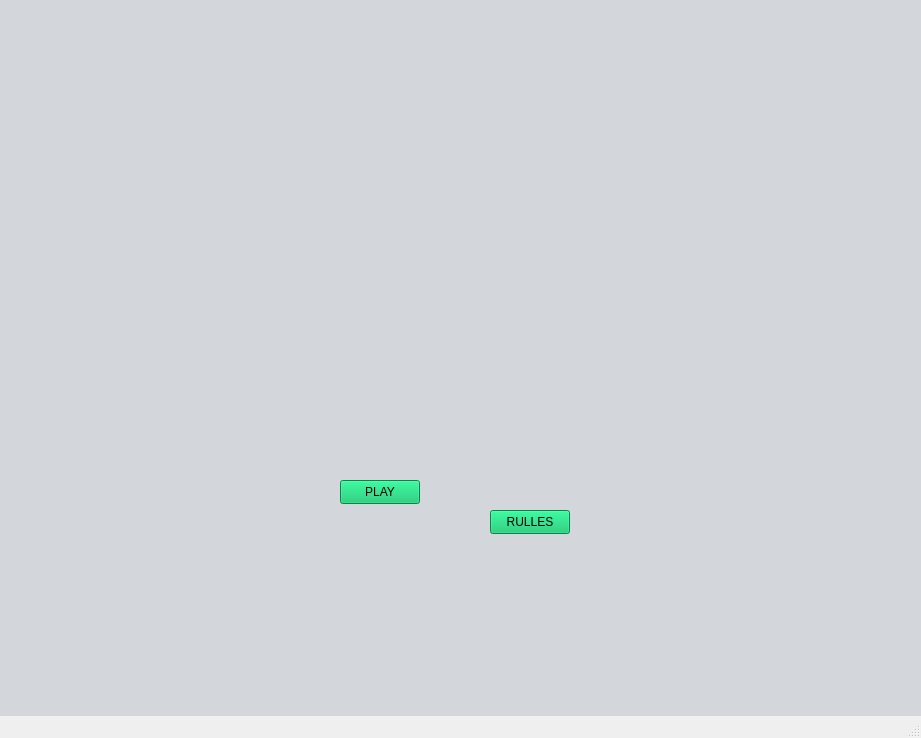
<?xml version="1.0" encoding="UTF-8"?>
<ui version="4.0">
 <class>MainWindow</class>
 <widget class="QMainWindow" name="MainWindow">
  <property name="geometry">
   <rect>
    <x>0</x>
    <y>0</y>
    <width>921</width>
    <height>738</height>
   </rect>
  </property>
  <property name="windowTitle">
   <string>MainWindow</string>
  </property>
  <widget class="QWidget" name="centralwidget">
   <widget class="QStackedWidget" name="stackedWidget">
    <property name="geometry">
     <rect>
      <x>0</x>
      <y>-50</y>
      <width>1101</width>
      <height>821</height>
     </rect>
    </property>
    <property name="styleSheet">
     <string notr="true">

background-color: rgb(211, 215, 220);</string>
    </property>
    <widget class="QWidget" name="page">
     <widget class="QLabel" name="label">
      <property name="geometry">
       <rect>
        <x>140</x>
        <y>50</y>
        <width>961</width>
        <height>601</height>
       </rect>
      </property>
      <property name="styleSheet">
       <string notr="true"> 
background-image: url(:/Cards/intrface.jpg);
background-repeat:no-repeat;</string>
      </property>
      <property name="text">
       <string/>
      </property>
     </widget>
     <widget class="QPushButton" name="pushButton">
      <property name="geometry">
       <rect>
        <x>340</x>
        <y>530</y>
        <width>80</width>
        <height>24</height>
       </rect>
      </property>
      <property name="styleSheet">
       <string notr="true">background-color: rgb(0, 191, 99);</string>
      </property>
      <property name="text">
       <string>PLAY</string>
      </property>
     </widget>
     <widget class="QPushButton" name="pushButton_2">
      <property name="geometry">
       <rect>
        <x>490</x>
        <y>560</y>
        <width>80</width>
        <height>24</height>
       </rect>
      </property>
      <property name="styleSheet">
       <string notr="true">background-color: rgb(0, 191, 99);</string>
      </property>
      <property name="text">
       <string>RULLES</string>
      </property>
     </widget>
    </widget>
    <widget class="QWidget" name="page_4">
     <widget class="QPlainTextEdit" name="plainTextEdit">
      <property name="geometry">
       <rect>
        <x>110</x>
        <y>140</y>
        <width>721</width>
        <height>421</height>
       </rect>
      </property>
      <property name="styleSheet">
       <string notr="true">font: 700 10pt &quot;Segoe UI&quot;;
background-color: rgb(170, 85, 0);</string>
      </property>
      <property name="plainText">
       <string>-&gt;Chaque suite est composée de 10 cartes numérotées de 1 à 7 et de 10 à 12.
-&gt;Vous pouvez jouer entre deux et quatre personnes.
-&gt;Nous commençons par tirer cinq cartes pour chaque joueur, en laissant une carte au milieu. Pour pouvoir jouer vous devez avoir une carte similaire à celle du milieu (même type ou même numéro) à poser dessus. Si vous ne possédez aucune carte répondant à ces spécifications, vous devez piocher une carte supplémentaire puis une autre, si nécessaire, jusqu'à obtenir une carte similaire à celle du milieu.
-&gt;Si vous jouez une carte portant le numéro 1, le joueur suivant ne peut pas jouer. Mais il peut jouer s'il possède lui aussi une carte avec le numéro 1, quelle que soit son type, auquel cas le joueur suivant ne jouera pas et ainsi de suite.
-&gt;Si vous jouez une carte avec le chiffre 2, le joueur suivant ne jouera pas et devra piocher 2 cartes supplémentaires. S'il possède également une carte avec le chiffre 2, dans ce cas, il pourra jouer et le suivant le joueur sera obligé de piocher 4 cartes supplémentaires (2 + 2 cartes supplémentaires au total. précédent)...
-&gt;Si vous jouez une carte dont le numéro est 7, dans ce cas vous avez le droit de changer le type de la carte selon votre choix.
-&gt;Le gagnant de la partie est le joueur qui n'a plus de cartes en sa possession.</string>
      </property>
     </widget>
    </widget>
    <widget class="QWidget" name="page_3"/>
    <widget class="QWidget" name="page_2">
     <widget class="QPushButton" name="pushButton_4">
      <property name="geometry">
       <rect>
        <x>740</x>
        <y>290</y>
        <width>81</width>
        <height>131</height>
       </rect>
      </property>
      <property name="styleSheet">
       <string notr="true">
border-image: url(:/Cards/back_card.png);</string>
      </property>
      <property name="text">
       <string/>
      </property>
     </widget>
     <widget class="QLabel" name="label_3">
      <property name="geometry">
       <rect>
        <x>350</x>
        <y>300</y>
        <width>161</width>
        <height>161</height>
       </rect>
      </property>
      <property name="styleSheet">
       <string notr="true">background-color: rgb(170, 170, 0);</string>
      </property>
      <property name="text">
       <string/>
      </property>
     </widget>
     <widget class="QLabel" name="label_2">
      <property name="geometry">
       <rect>
        <x>20</x>
        <y>80</y>
        <width>821</width>
        <height>161</height>
       </rect>
      </property>
      <property name="styleSheet">
       <string notr="true">background-color: rgb(85, 170, 127);</string>
      </property>
      <property name="text">
       <string/>
      </property>
     </widget>
     <widget class="QPushButton" name="pushButton_3">
      <property name="geometry">
       <rect>
        <x>50</x>
        <y>100</y>
        <width>81</width>
        <height>111</height>
       </rect>
      </property>
      <property name="styleSheet">
       <string notr="true">
image: url(:/Cards/10_epees.png);</string>
      </property>
      <property name="text">
       <string/>
      </property>
     </widget>
     <widget class="QPushButton" name="pushButton_5">
      <property name="geometry">
       <rect>
        <x>190</x>
        <y>100</y>
        <width>81</width>
        <height>111</height>
       </rect>
      </property>
      <property name="styleSheet">
       <string notr="true">image: url(:/Cards/12_batons.png);</string>
      </property>
      <property name="text">
       <string/>
      </property>
     </widget>
     <widget class="QPushButton" name="pushButton_6">
      <property name="geometry">
       <rect>
        <x>330</x>
        <y>100</y>
        <width>81</width>
        <height>111</height>
       </rect>
      </property>
      <property name="styleSheet">
       <string notr="true">image: url(:/Cards/6_denier.png);</string>
      </property>
      <property name="text">
       <string/>
      </property>
     </widget>
     <widget class="QPushButton" name="pushButton_9">
      <property name="geometry">
       <rect>
        <x>470</x>
        <y>100</y>
        <width>81</width>
        <height>111</height>
       </rect>
      </property>
      <property name="styleSheet">
       <string notr="true">image: url(:/Cards/5_coupes.png);</string>
      </property>
      <property name="text">
       <string/>
      </property>
     </widget>
     <widget class="QPushButton" name="pushButton_10">
      <property name="geometry">
       <rect>
        <x>600</x>
        <y>100</y>
        <width>81</width>
        <height>111</height>
       </rect>
      </property>
      <property name="styleSheet">
       <string notr="true">image: url(:/Cards/4_batons.png);</string>
      </property>
      <property name="text">
       <string/>
      </property>
     </widget>
     <widget class="QLabel" name="label_4">
      <property name="geometry">
       <rect>
        <x>40</x>
        <y>570</y>
        <width>821</width>
        <height>161</height>
       </rect>
      </property>
      <property name="styleSheet">
       <string notr="true">background-color: rgb(85, 170, 127);</string>
      </property>
      <property name="text">
       <string/>
      </property>
     </widget>
     <widget class="QPushButton" name="pushButton_11">
      <property name="geometry">
       <rect>
        <x>60</x>
        <y>600</y>
        <width>81</width>
        <height>111</height>
       </rect>
      </property>
      <property name="styleSheet">
       <string notr="true">image: url(:/Cards/3_denier.png);</string>
      </property>
      <property name="text">
       <string/>
      </property>
     </widget>
     <widget class="QPushButton" name="pushButton_12">
      <property name="geometry">
       <rect>
        <x>200</x>
        <y>600</y>
        <width>81</width>
        <height>111</height>
       </rect>
      </property>
      <property name="styleSheet">
       <string notr="true">image: url(:/Cards/1_coupes.png);</string>
      </property>
      <property name="text">
       <string/>
      </property>
     </widget>
     <widget class="QPushButton" name="pushButton_13">
      <property name="geometry">
       <rect>
        <x>360</x>
        <y>600</y>
        <width>81</width>
        <height>111</height>
       </rect>
      </property>
      <property name="styleSheet">
       <string notr="true">image: url(:/Cards/6_batons.png);</string>
      </property>
      <property name="text">
       <string/>
      </property>
     </widget>
     <widget class="QPushButton" name="pushButton_14">
      <property name="geometry">
       <rect>
        <x>500</x>
        <y>600</y>
        <width>81</width>
        <height>111</height>
       </rect>
      </property>
      <property name="styleSheet">
       <string notr="true">image: url(:/Cards/6_epees.png);</string>
      </property>
      <property name="text">
       <string/>
      </property>
     </widget>
     <widget class="QPushButton" name="pushButton_15">
      <property name="geometry">
       <rect>
        <x>630</x>
        <y>600</y>
        <width>81</width>
        <height>111</height>
       </rect>
      </property>
      <property name="styleSheet">
       <string notr="true">image: url(:/Cards/2_coupes.png);</string>
      </property>
      <property name="text">
       <string/>
      </property>
     </widget>
     <widget class="QPushButton" name="pushButton_16">
      <property name="geometry">
       <rect>
        <x>390</x>
        <y>320</y>
        <width>81</width>
        <height>111</height>
       </rect>
      </property>
      <property name="styleSheet">
       <string notr="true">image: url(:/Cards/11_batons.png);</string>
      </property>
      <property name="text">
       <string/>
      </property>
     </widget>
    </widget>
   </widget>
  </widget>
  <widget class="QMenuBar" name="menubar">
   <property name="geometry">
    <rect>
     <x>0</x>
     <y>0</y>
     <width>921</width>
     <height>21</height>
    </rect>
   </property>
  </widget>
  <widget class="QStatusBar" name="statusbar"/>
 </widget>
 <resources/>
 <connections/>
</ui>
